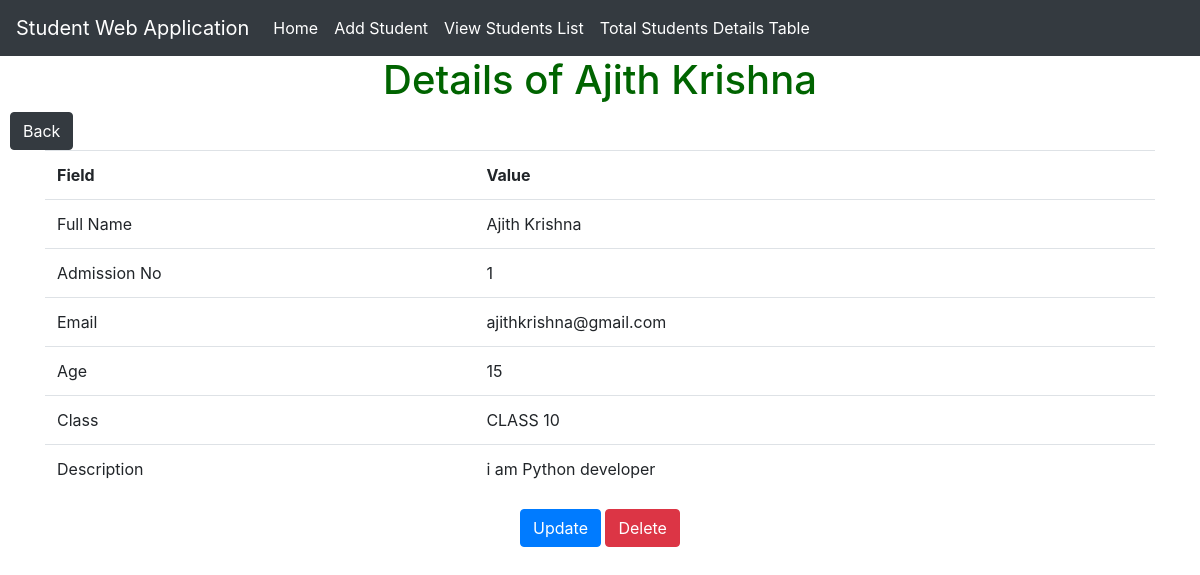
Page /student_detail/17/ on the committed database.
### studentapp/models.py (models this page shows, shortened)
class Student(models.Model):
    admission_no =CharField(max_length=10, unique=True)
    full_name = CharField(max_length=50)
    email =EmailField(max_length=100)
    age = IntegerField()
    class_level = ForeignKey(CLASS_CHOICES, on_delete=models.CASCADE)
    description = TextField()
    image = ImageField(upload_to='static/img')
    marklist = FileField(upload_to='static/marklists/')

class CLASS_CHOICES(models.Model):
    name=CharField(max_length=50)
    def __str__(self):
        return self.name

### studentapp/views.py (the view)
# urls.py: path('student_detail/<int:student_id>/', views.student_detail, name='student_detail'),
def student_detail(request, student_id):
    student = get_object_or_404(Student, id=student_id)
    return render(request, 'student/student_details.html', {'student': student})

### templates/student/student_details.html (shortened to what this page needs)
{% extends 'student/base.html' %}
{% block content %}
    <h1 style="text-align: center; color: darkgreen;">Details of {{ student.full_name }}</h1>
    <a href="{% url 'student_list' %}" type="button" class="btn btn-dark" style="margin-left: 10px;">Back</a>
    <div class="container">
        <table class="table">
            <tr>
                <th>Field</th>
                <th>Value</th>
            </tr>
            <tr>
                <td>Full Name</td>
                <td>{{ student.full_name }}</td>
            </tr>
            <tr>
                <td>Admission No</td>
                <td>{{ student.admission_no }}</td>
            </tr>
            <tr>
                <td>Email</td>
                <td>{{ student.email }}</td>
            </tr>
            <tr>
                <td>Age</td>
                <td>{{ student.age }}</td>
            </tr>
            <tr>
                <td>Class</td>
                <td>{{ student.class_level }}</td>
            </tr>
            <tr>
                <td>Description</td>
                <td>{{ student.description }}</td>
            </tr>
        </table>
        <div class="text-center">
            <a href="{% url 'student_update' student.id %}" class="btn btn-primary">Update</a>
            <form method="post" action="{% url 'student_delete' student.id %}" style="display: inline;">
                <button type="submit" class="btn btn-danger" onclick="return confirm('Are you sure you want to delete this student?')">Delete</button>
            </form>
        </div>
    </div>
{% endblock %}

### rows in the picture
Student: full_name "Ajith Krishna", admission_no "1", email "ajithkrishna@gmail.com", age "15", class_level "CLASS 10", description "i am Python developer"
